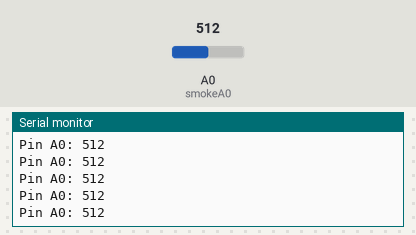
This sketch was run on a simulated Arduino Uno, built with avr-gcc and run on an emulated ATmega328P. Shown: the last lines printed to the serial monitor. The inputs (shaded band) are chosen by the test bench; at power-on: A0 (smokeA0) = 512.

Above: at 1.2 s.
1.3 s: A0 (smokeA0) set to 390
At 1.31 s:
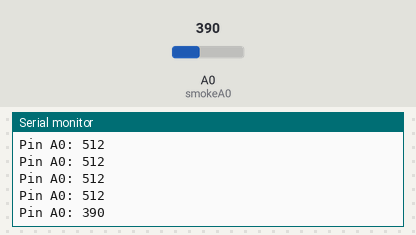
2.8 s: A0 (smokeA0) set to 410
At 2.82 s:
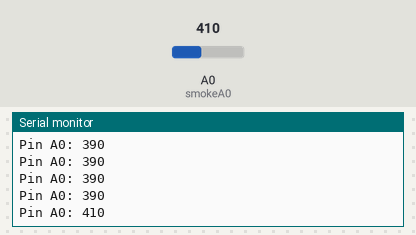
Timing chart, 0 to 5.8 s (numbered marks = the images above; inputs shaded):
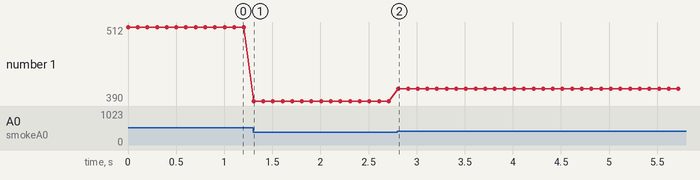

Measured:
- after the input at 1.3 s, the serial monitor: prints a new line at once (image 1)
- after the input at 2.8 s, the serial monitor: prints a new line at once (image 2)
- plotted number 1: 512 → 390 after the input at 1.3 s, 390 → 410 after the input at 2.8 s

The sketch:

Gas_Sensor.ino
```cpp
int smokeA0 = A0;
// Your threshold value
int sensorThres = 400;

void setup() {
  pinMode(smokeA0, INPUT);
  Serial.begin(9600);
}

void loop() {
  int analogSensor = analogRead(smokeA0);

  Serial.print("Pin A0: ");
  Serial.println(analogSensor);

  delay(100);
}
```
